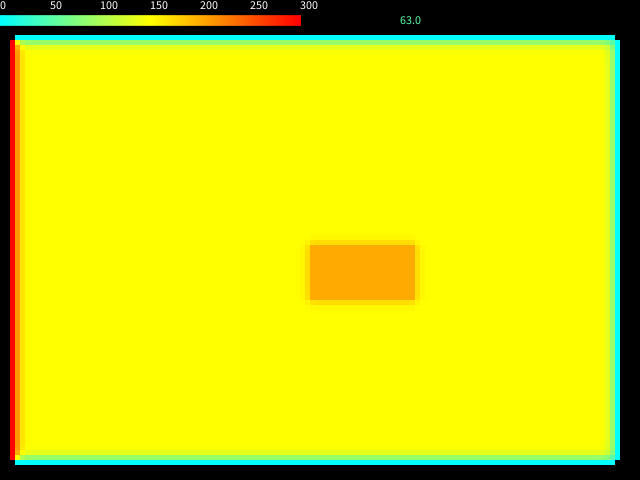
Frame 1 (no input)
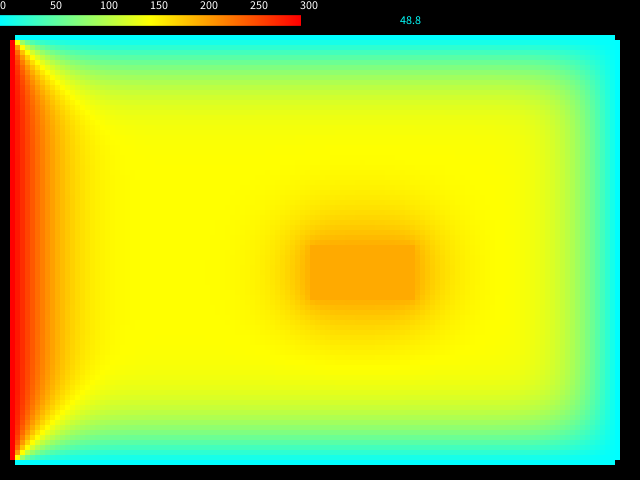
Frame 60 (the mouse pressed at the canvas centre just before this capture)
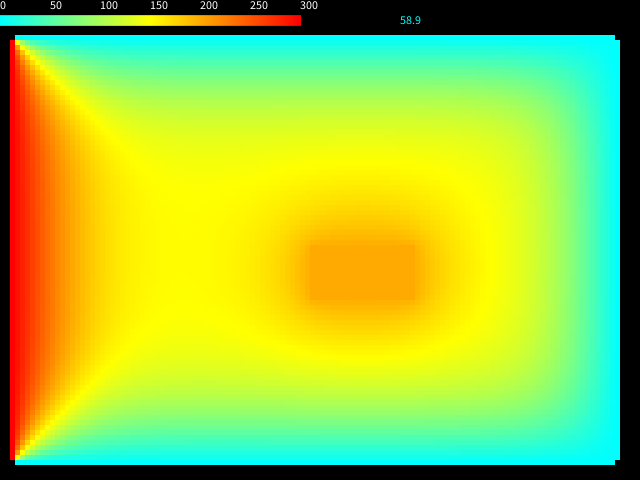
Frame 120 (the mouse held since frame 60 and released just before this capture)

The Processing sketch that drew these frames (run headless with seeded random() and noise(); from frame 60 on, the mouse is pressed at the canvas centre):

// Processing sketch: aip072
// ── aip072.pde
int N=84;  // セルの縦の数
int M=120;  // セルの横の数

int XOrig=10;  // 描画原点
int YOrig=35;  
float mag=5;    // セル１個あたりの大きさ

float [][] src = new float[N+2][M+2];
float [][] dst = new float[N+2][M+2];

void setup() {
  size(640, 480);
  noStroke();
  InitCell(src);  //全セル初期化
  InitCell(dst);
}

void draw() {
  background(0);
  DrawThermoBar();  //温度のカラーバーを表示
  for (int i = 0; i < 5; ++i) {
    step();
  }
  DrawAllCell(src); //全セル描画
  text(nf(frameRate, 2, 1), 400, 15);  // フレームレートを表示

  if (frameCount==300) {
    save("aip072.PNG");
  }
}

float lambda=0.001;// 温度拡散率λ [m^2/sec]
float dt=1.0/300.0;// Δt[sec]
float dx=0.005;// Δx[m]

void step() {
  for (int i=1; i<=N; i++) {
    //境界条件以外のセル（シミュレーション対象）を更新
    for (int j=1; j<=M; j++) {
      if (!(42<=i && i<=52 && 60<=j && j<=80)) {
        dst[i][j] = src[i][j] + lambda * dt * (src[i-1][j]+src[i][j-1]+src[i+1][j]+src[i][j+1]-4.0*src[i][j])/dx/dx;
      }
    }
  }
  for (int i=1; i<=N; i++) { //データの書き戻し 
    for (int j=1; j<=M; j++) {
      src[i][j] = dst[i][j];
    }
  }
}

//全セルを描画
void DrawAllCell(float [][] data) {
  noStroke();
  //境界条件を描画
  for (int i=1; i<=N; i++) {
    DrawCell(i, 0, data[i][0]);     // 左壁
    DrawCell(i, M+1, data[i][M+1]); // 右壁
  }
  for (int j=1; j<=M; j++) {
    DrawCell(0, j, data[0][j]);     // 上壁
    DrawCell(N+1, j, data[N+1][j]); // 下壁
  }
  // シミュレーション対象のセルを描画
  for (int i=1; i<=N; i++) {
    for (int j=1; j<=M; j++) {
      DrawCell(i, j, data[i][j]);
    }
  }
}

//全セルを初期化
void InitCell(float [][] data) {
  // 境界条件を初期化
  for (int i=1; i<=N; i++) {
    data[i][0]=300.0;     // 左壁
    data[i][M+1]=0.0;     // 右壁
  }
  for (int j=1; j<=M; j++) {
    data[0][j]=0.0;       // 上壁
    data[N+1][j]=0.0;     // 下壁
  }
  // シミュレーション対象のセルを初期化
  for (int i=1; i<=N; i++) {
    for (int j=1; j<=M; j++) {
      if (42<=i && i<=52 && 60<=j && j<=80) {
        data[i][j]=200.0;
      } else {
        data[i][j]=150.0;
      }
    }
  }
}

// 温度のカラーバーを表示
void DrawThermoBar(){
  textAlign(LEFT,TOP);     // 文字描画の左上座標を基準点にする
  for (int x=0; x<=300; x++) {
    color c=Temp2Color(map(x, 0, 300, 0, 1.0));
    stroke(c);
    line(x, 15, x, 25);
    fill(255);
    if(x%50==0) text(str(x), x, 0);
  }
}


// i行j列のセルを温度tempで描画
void DrawCell(int i, int j, float temp) {
  fill(Temp2Color(map(temp, 0, 300, 0, 1))); //写像して色に変換
  PVector v1=TransCoord(new PVector(j, i));  // (x, y)に変換
  rect(v1.x, v1.y, mag, mag);                // 描画
}


// セル番号(j, i)をグラフィックス座標(x, y)に変換
PVector TransCoord(PVector p){
  p.mult(mag);         // i,jが1違うとmag離れる
  p.add(XOrig, YOrig); // XOrig, YOrig に平行移動
  return p;
}


// t値 0..1.0 を色に変換
color Temp2Color(float t) {
  color c;
  int val = int((t % 0.5) / 0.5 * 256.0);
  if (t < 0.0) {
    c=color(0, 255, 255);       // 水色
  } else if (t < 0.5) {
    c=color(val, 255, 255-val); // 水色→黄色
  } else if (t < 1.0) {
    c=color(255, 255-val, 0);   // 黄色→赤
  } else {
    c=color(255, 0, 0);         // 赤
  }
  return c;
}

// マウスで左ドラッグした場所を１０００度で熱する
void mouseDragged() {
  if (mouseButton==LEFT) {         // 左ボタンだったら1000度
    // マウス位置をセル番号(j,i)に変換しv1に代入
    PVector v1=InvTransCoord(new PVector(mouseX, mouseY));
    // 整数に変換し1<=j<=M, 1<=i<=N に制限
    int j=(int)constrain(v1.x, 1, M);
    int i=(int)constrain(v1.y, 1, N);
    src[i][j]=1000.0;
  }
}

// グラフィックス座標(x, y)をセル番号(j, i)に変換
PVector InvTransCoord(PVector p){
  p.sub(XOrig, YOrig);
  p.div(mag);
  return p;
}

// マウスがクリックされたら境界条件を変更
void mouseClicked() {
  if (mouseButton==RIGHT) {
    // マウス位置をセル番号(j,i)に変換しv1に代入
    PVector v1=InvTransCoord(new PVector(mouseX, mouseY));
    float t;
    if (v1.x<=1) {                   // 左
      t=300.0-src[1][0];
      for (int i=1; i<=N; i++) {
        src[i][0]=dst[i][0]=t;
      }
    } else if (v1.x>=M) {            // 右
      t=300.0-src[1][M+1];
      for (int i=1; i<=N; i++) {
        src[i][M+1]=dst[i][M+1]=t;
      }
    } else if (v1.y<=1) {            // 上
      t=300.0-src[0][1];
      for (int j=1; j<=M; j++) {
        src[0][j]=dst[0][j]=t;
      }
    } else if (v1.y>=N) {            // 下
      t=300.0-src[N+1][1];
      for (int j=1; j<=M; j++) {
        src[N+1][j]=dst[N+1][j]=t;
      }
    }
  }
}
